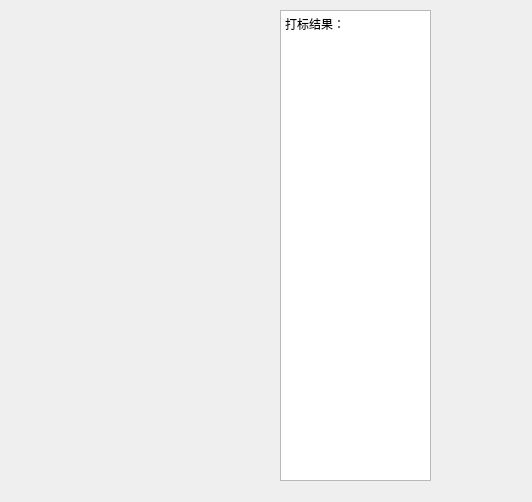
<?xml version="1.0" encoding="UTF-8"?>
<ui version="4.0">
 <class>ImageWidget</class>
 <widget class="QWidget" name="ImageWidget">
  <property name="geometry">
   <rect>
    <x>0</x>
    <y>0</y>
    <width>532</width>
    <height>502</height>
   </rect>
  </property>
  <property name="windowTitle">
   <string>Form</string>
  </property>
  <widget class="QTextEdit" name="textEdit">
   <property name="geometry">
    <rect>
     <x>280</x>
     <y>10</y>
     <width>151</width>
     <height>471</height>
    </rect>
   </property>
   <property name="html">
    <string>&lt;!DOCTYPE HTML PUBLIC &quot;-//W3C//DTD HTML 4.0//EN&quot; &quot;http://www.w3.org/TR/REC-html40/strict.dtd&quot;&gt;
&lt;html&gt;&lt;head&gt;&lt;meta name=&quot;qrichtext&quot; content=&quot;1&quot; /&gt;&lt;style type=&quot;text/css&quot;&gt;
p, li { white-space: pre-wrap; }
&lt;/style&gt;&lt;/head&gt;&lt;body style=&quot; font-family:'SimSun'; font-size:9pt; font-weight:400; font-style:normal;&quot;&gt;
&lt;p style=&quot; margin-top:0px; margin-bottom:0px; margin-left:0px; margin-right:0px; -qt-block-indent:0; text-indent:0px;&quot;&gt;打标结果：&lt;/p&gt;&lt;/body&gt;&lt;/html&gt;</string>
   </property>
  </widget>
 </widget>
 <resources/>
 <connections/>
</ui>
